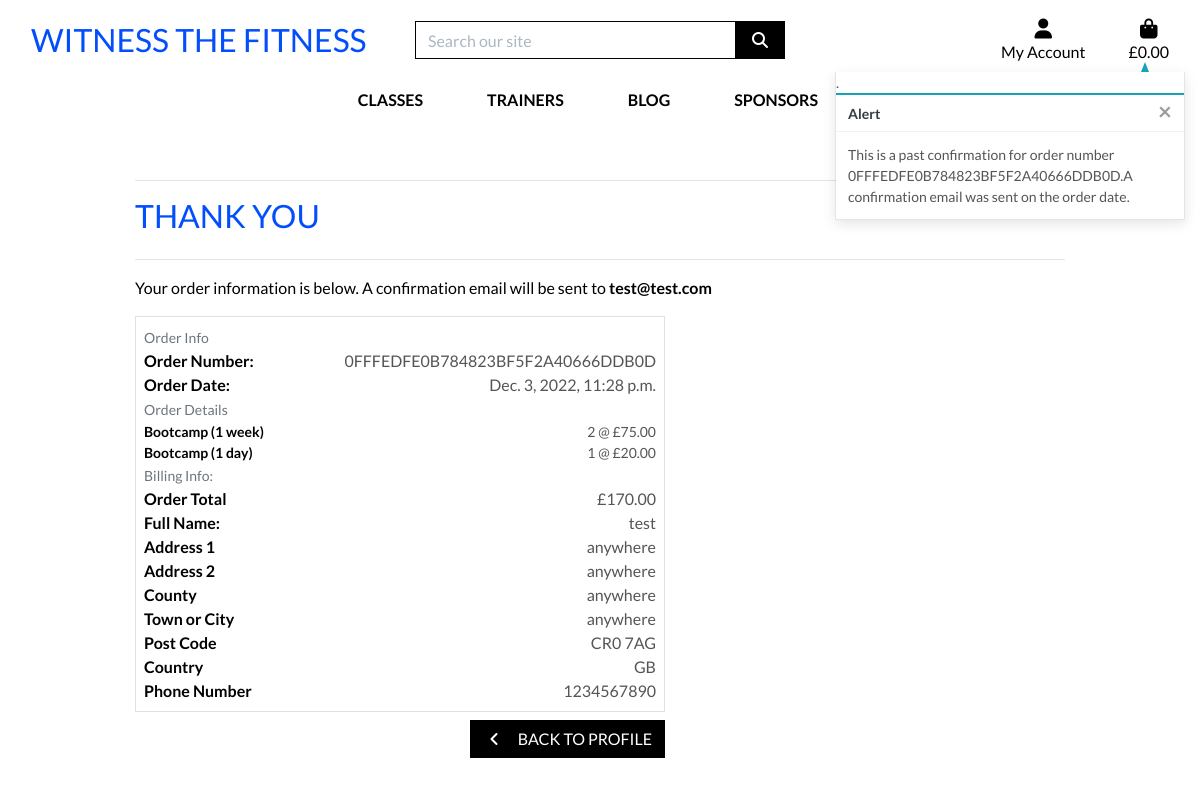
Page /profile/order_history/0FFFEDFE0B784823BF5F2A40666DDB0D on the earlier database version.
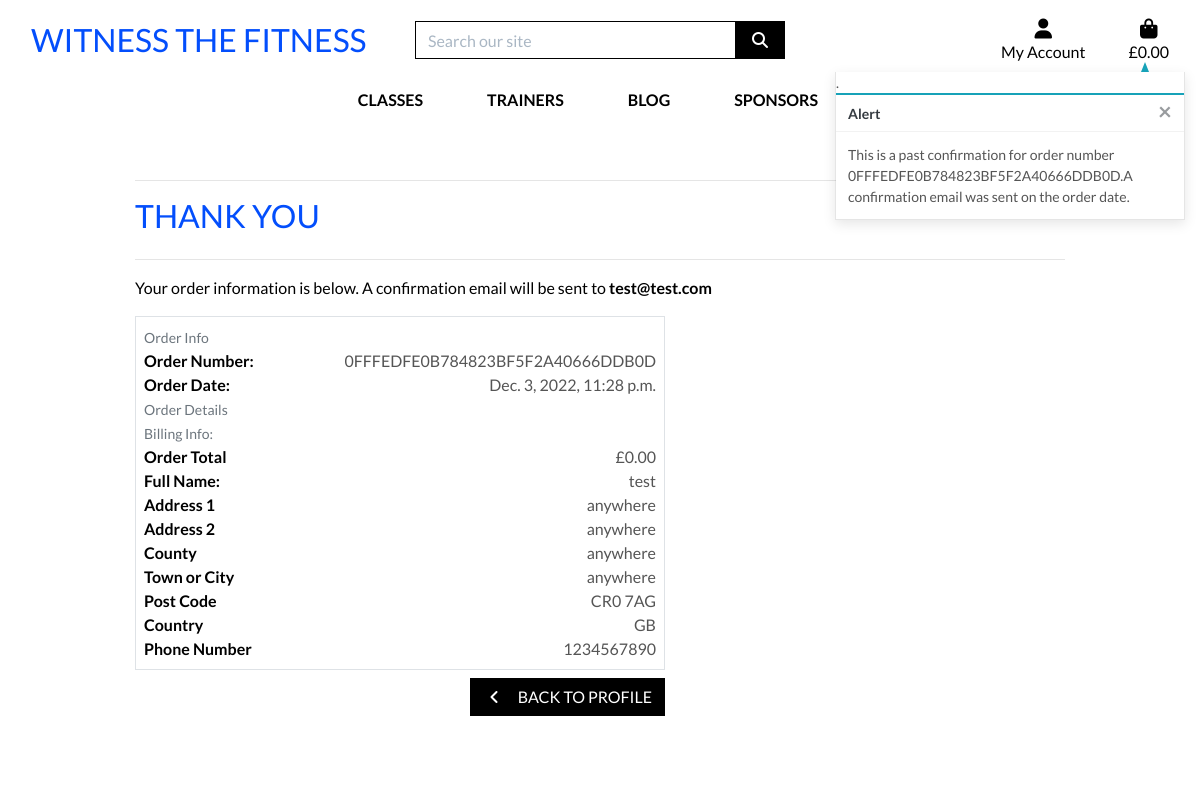
Same page on the later database version.
### checkout/models.py (models this page shows, shortened)
class OrderLineItem(models.Model):
    order = models.ForeignKey(Order, null=False, blank=False, on_delete=models.CASCADE, related_name='lineitems')
    sport = models.ForeignKey(Sports, null=False, blank=False, on_delete=models.CASCADE)
    quantity = models.IntegerField(null=False, blank=False, default=0)
    lineitem_total = models.DecimalField(max_digits=6, decimal_places=2, null=False, blank=False, editable=False)

class Order(models.Model):
    order_number = models.CharField(max_length=32, null=False, editable=False)
    user_profile = models.ForeignKey(UserProfile, on_delete=models.SET_NULL,
                                     null=True, blank=True, related_name='orders')
    full_name = models.CharField(max_length=50, null=False, blank=False)
    email = models.EmailField(max_length=254, null=False, blank=False)
    phone_number = models.CharField(max_length=20, null=False, blank=False)
    country = CountryField(blank_label='Country *', null=False, blank=False)
    postcode = models.CharField(max_length=20, null=True, blank=True)
    town_or_city = models.CharField(max_length=40, null=False, blank=False)
    street_address1 = models.CharField(max_length=80, null=False, blank=False)
    street_address2 = models.CharField(max_length=80, null=True, blank=True)
    county = models.CharField(max_length=80, null=True, blank=True)
    date = models.DateTimeField(auto_now_add=True)
    order_total = models.DecimalField(max_digits=10, decimal_places=2, null=False, default=0)
    original_bag = models.TextField(null=False, blank=False, default='')
    stripe_pid = models.CharField(max_length=254, null=False, blank=False, default='')

### sports/models.py (models this page shows, shortened)
class Sports(models.Model):
    trainer_id = models.ForeignKey(Trainers, on_delete=models.CASCADE)
    sport_type = models.CharField(max_length=100, null=False, blank=False)
    sport_category = models.CharField(max_length=100, null=False, blank=False)
    sport_description = models.TextField(blank=True)
    sport_cost = models.DecimalField(max_digits=6, decimal_places=2, null=False, blank=False)
    sport_location = models.CharField(max_length=100, null=False, blank=False)
    sport_image = models.ImageField(null=True, blank=True)
    class Meta:
        verbose_name_plural = 'Sports'

### profiles/views.py (the view)
# urls.py: path('order_history/<order_number>', views.order_history, name='order_history'),
def order_history(request, order_number):
    order = get_object_or_404(Order, order_number=order_number)
    messages.info(request, (
        f'This is a past confirmation for order number {order_number}.'
        'A confirmation email was sent on the order date.'
    ))
    template = 'checkout/checkout_success.html'
    context = {
        'order': order,
        'from_profile': True,
    }
    return render(request, template, context)

### bag/contexts.py (called while the page is built, shortened)
def bag_contents(request):
    bag_items = []
    total = 0
    product_count = 0
    bag = request.session.get('bag', {})
    context = {
        'bag_items': bag_items,
        'total': total,
        'product_count': product_count,
    }
    return context

### checkout/templates/checkout/checkout_success.html (shortened to what the changed rows need)
{% extends "base.html" %}
{% load static %}
{% block extra_css %}
    <link rel="stylesheet" href="{% static 'checkout/css/checkout.css' %}">
{% endblock %}
{% block content %}
    <div class="container">
        <div class="row">
            <div class="col">
                <h2 class="logo-font mb-4">Thank you</h2>
                <p class="text-black">Your order information is below. A confirmation email will be sent to <strong>{{ order.email }}</strong></p>
            </div>
        </div>
        <div class="row">
            <div class="col-12 col-lg-7">
                <div class="order-confirmation-wrapper p-2 border">
                    <div class="row">
                        <div class="col-12 col-md-8 text-md-right">
                            <p class="mb-0">{{ order.order_number }}</p>
                        </div>
                    </div>
                    <div class="row">
                        <div class="col-12 col-md-8 text-md-right">
                            <p class="mb-0">{{ order.date }}</p>
                        </div>
                    </div>
                    {% for item in order.lineitems.all %}
                    <div class="row">
                        <div class="col-12 col-md-4">
                            <p class="small mb-0 text-black font-weight-bold"> {{ item.sport.sport_category }}</p>
                        </div>
                        <div class="col-12 col-md-8 text-md-right">
                            <p class="small mb-0">{{ item.quantity }} @ £{{ item.sport.sport_cost }}</p>
                        </div>
                    </div>
                    {% endfor %}
                    <div class="row">
                        <div class="col-12 col-md-8 text-md-right">
                            <p class="mb-0">£{{ order.order_total }}</p>
                        </div>
                    </div>
                    <div class="row">
                        <div class="col-12 col-md-8 text-md-right">
                            <p class="mb-0">{{ order.full_name }}</p>
                        </div>
                    </div>
                    <div class="row">
                        <div class="col-12 col-md-8 text-md-right">
                            <p class="mb-0">{{ order.street_address1 }}</p>
                        </div>
                    </div>
                    {% if order.street_address2 %}
                    <div class="row">
                        <div class="col-12 col-md-4">
                            <p class="mb-0 text-black font-weight-bold">Address 2</p>
                        </div>
                        <div class="col-12 col-md-8 text-md-right">
                            <p class="mb-0">{{ order.street_address2 }}</p>
                        </div>
                    </div>
                    {% endif %}
                    {% if order.county %}
                    <div class="row">
                        <div class="col-12 col-md-4">
                            <p class="mb-0 text-black font-weight-bold">County</p>
                        </div>
                        <div class="col-12 col-md-8 text-md-right">
                            <p class="mb-0">{{ order.county }}</p>
                        </div>
                    </div>
                    {% endif %}
                    <div class="row">
                        <div class="col-12 col-md-8 text-md-right">
                            <p class="mb-0">{{ order.town_or_city }}</p>
                        </div>
                    </div>
                    <div class="row">
                        <div class="col-12 col-md-8 text-md-right">
                            <p class="mb-0">{{ order.postcode }}</p>
                        </div>
                    </div>
                    <div class="row">
                        <div class="col-12 col-md-8 text-md-right">
                            <p class="mb-0">{{ order.country }}</p>
                        </div>
                    </div>
                    <div class="row">
                        <div class="col-12 col-md-8 text-md-right">
                            <p class="mb-0">{{ order.phone_number }}</p>
                        </div>
                    </div>
                </div>
            </div>
        </div>
    </div>
{% endblock %}

Differences in the rows shown:
removed OrderLineItem: sport.sport_category "Bootcamp (1 week)", quantity "2", sport.sport_cost "75.00"
removed OrderLineItem: sport.sport_category "Bootcamp (1 day)", quantity "1", sport.sport_cost "20.00"
changed Order "test@test.com": order_total "170.00" → "0.00"
